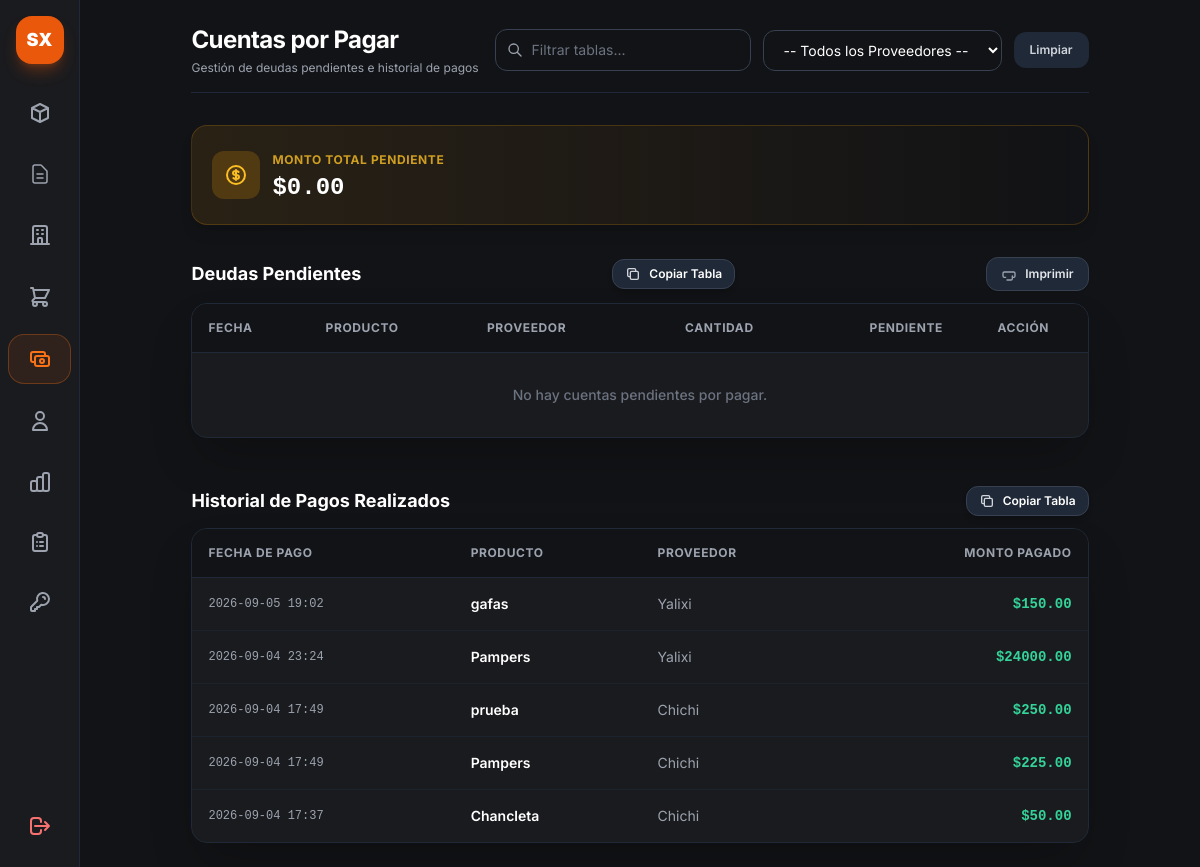
Before: /admin/cuentas-por-pagar (signed in) with the older database file.
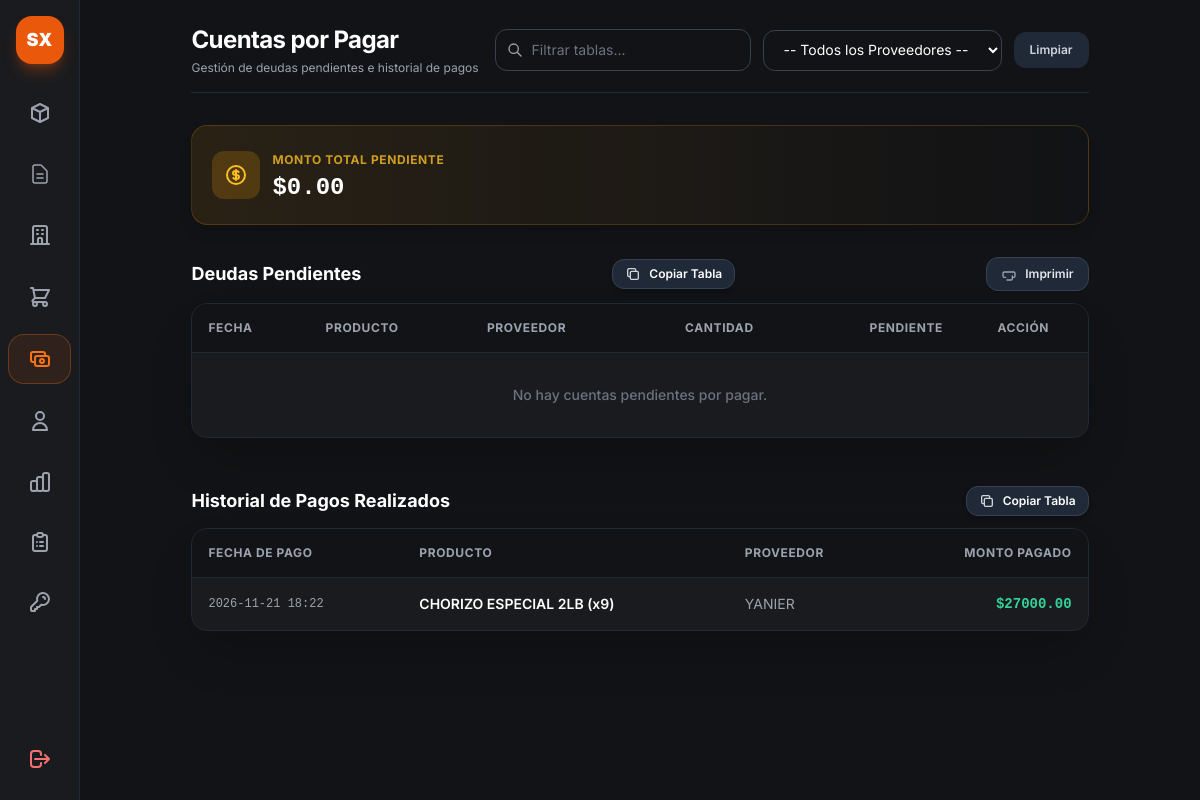
After: the same page with the newer database file.
### app.py (models this page shows)
class HistorialPago(db.Model):
    __tablename__ = 'historial_pagos'
    id = db.Column(db.Integer, primary_key=True)
    producto_nombre = db.Column(db.String(100), nullable=False)
    proveedor_nombre = db.Column(db.String(100), nullable=True)
    monto_pagado = db.Column(db.Float, nullable=False)
    fecha_pago = db.Column(db.DateTime, default=datetime.utcnow)

### app.py (the view, shortened to what this page needs)
@app.route('/admin/cuentas-por-pagar')
@app.route('/admin/cuentas-por-pagar')
def cuentas_por_pagar():
    if 'user' not in session or session.get('rol') != 'admin':
        return redirect(url_for('login'))
    proveedor_id = request.args.get('proveedor')
    query = CuentaPorPagar.query.filter(
        CuentaPorPagar.monto_pendiente > 0,
        CuentaPorPagar.estado != 'pagado'
    )
    if proveedor_id:
        query = query.filter(CuentaPorPagar.proveedor_id == proveedor_id)
    cuentas = query.all()
    total_adeudado = sum(c.monto_pendiente for c in cuentas)
    proveedores = Proveedor.query.all()
    historial = HistorialPago.query.order_by(HistorialPago.fecha_pago.desc()).all()
    proveedor_obj = Proveedor.query.get(proveedor_id) if proveedor_id else None
    mensaje_wa = ""
    return render_template(
        'cuentas_por_pagar.html',
        cuentas=cuentas,
        total_adeudado=total_adeudado,
        proveedores=proveedores,
        proveedor_seleccionado=proveedor_id,
        proveedor_obj=proveedor_obj,
        mensaje_wa=mensaje_wa,
        historial=historial
    )

### app.py (called while the page is built)
@app.context_processor
def inject_today():
    return {'hoy': date.today()}

### templates/cuentas_por_pagar.html (shortened to what the changed rows need)
{% extends "base.html" %}
{% block content %}
<div class="p-6 max-w-7xl mx-auto space-y-8">
    <div class="flex flex-col md:flex-row md:items-center md:justify-between gap-4 border-b border-gray-800 pb-4">
        <div>
            <h1 class="text-2xl font-bold text-white tracking-tight">Cuentas por Pagar</h1>
        </div>
    </div>
    <div class="space-y-3">
        <div class="bg-[#1a1b1e] border border-gray-800 rounded-2xl overflow-hidden shadow-2xl">
            <div class="overflow-x-auto">
                <table id="tabla-deudas-pendientes" class="w-full text-left border-collapse text-sm">
                    <thead>
                        <tr class="bg-[#121316] border-b border-gray-800 text-xs font-semibold text-gray-400 uppercase tracking-wider">
                            <th class="p-4">Fecha</th>
                            <th class="p-4">Producto</th>
                            <th class="p-4">Proveedor</th>
                            <th class="p-4 text-center">Cantidad</th>
                            <th class="p-4 text-right">Pendiente</th>
                            <th class="p-4 text-center no-copiar">Acción</th>
                        </tr>
                    </thead>
                </table>
            </div>
        </div>
    </div>
    <div class="space-y-3 pt-4">
        <div class="bg-[#1a1b1e] border border-gray-800 rounded-2xl overflow-hidden shadow-2xl">
            <div class="overflow-x-auto">
                <table id="tabla-historial-pagos" class="w-full text-left border-collapse text-sm">
                    <thead>
                        <tr class="bg-[#121316] border-b border-gray-800 text-xs font-semibold text-gray-400 uppercase tracking-wider">
                            <th class="p-4">Fecha de Pago</th>
                            <th class="p-4">Producto</th>
                            <th class="p-4">Proveedor</th>
                            <th class="p-4 text-right">Monto Pagado</th>
                        </tr>
                    </thead>
                    <tbody class="divide-y divide-gray-800/60 text-gray-300">
                        {% for h in historial %}
                        <tr class="hover:bg-gray-800/30 transition-colors fila-buscable">
                            <td class="p-4 font-mono text-xs text-gray-400">
                                {{ h.fecha_pago.strftime('%Y-%m-%d %H:%M') }}
                            </td>
                            <td class="p-4 font-semibold text-white">{{ h.producto_nombre }}</td>
                            <td class="p-4 text-gray-400">{{ h.proveedor_nombre }}</td>
                            <td class="p-4 text-right font-mono font-bold text-emerald-400">
                                ${{ "%.2f"|format(h.monto_pagado) }}
                            </td>
                        </tr>
                        {% else %}
                        <tr>
                            <td colspan="4" class="p-6 text-center text-gray-500 font-medium">
                                Aún no se han registrado pagos en el historial.
                            </td>
                        </tr>
                        {% endfor %}
                    </tbody>
                </table>
            </div>
        </div>
    </div>
</div>
{% endblock %}

Changed rows visible on the page:
removed HistorialPago: fecha_pago "2026-09-05 19:02", producto_nombre "gafas", proveedor_nombre "Yalixi", monto_pagado "150.00"
removed HistorialPago: fecha_pago "2026-09-04 23:24", producto_nombre "Pampers", proveedor_nombre "Yalixi", monto_pagado "24000.00"
removed HistorialPago: fecha_pago "2026-09-04 17:49", producto_nombre "prueba", proveedor_nombre "Chichi", monto_pagado "250.00"
removed HistorialPago: fecha_pago "2026-09-04 17:49", producto_nombre "Pampers", proveedor_nombre "Chichi", monto_pagado "225.00"
removed HistorialPago: fecha_pago "2026-09-04 17:37", producto_nombre "Chancleta", proveedor_nombre "Chichi", monto_pagado "50.00"
added HistorialPago: fecha_pago "2026-11-21 18:22", producto_nombre "CHORIZO ESPECIAL 2LB (x9)", proveedor_nombre "YANIER", monto_pagado "27000.00"
